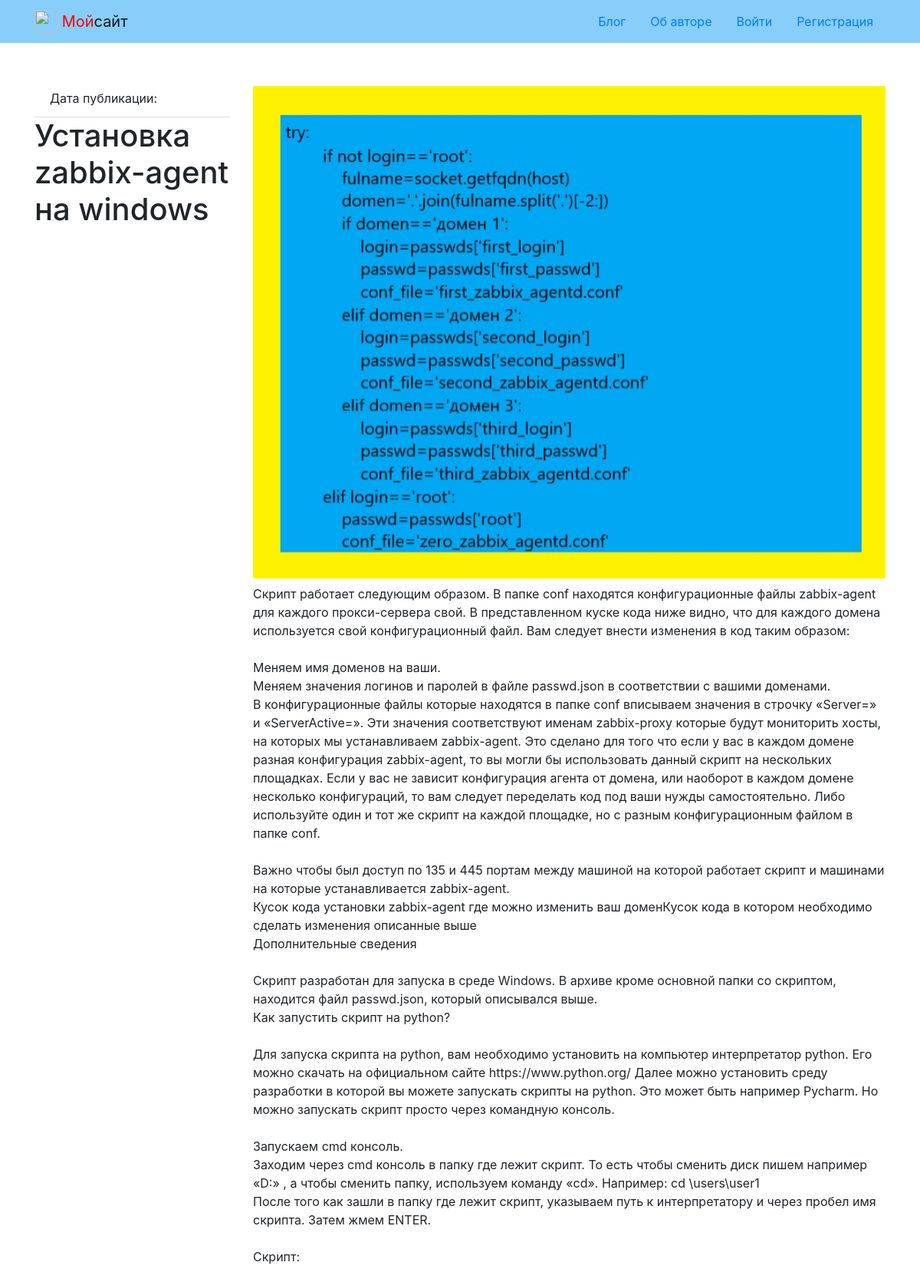
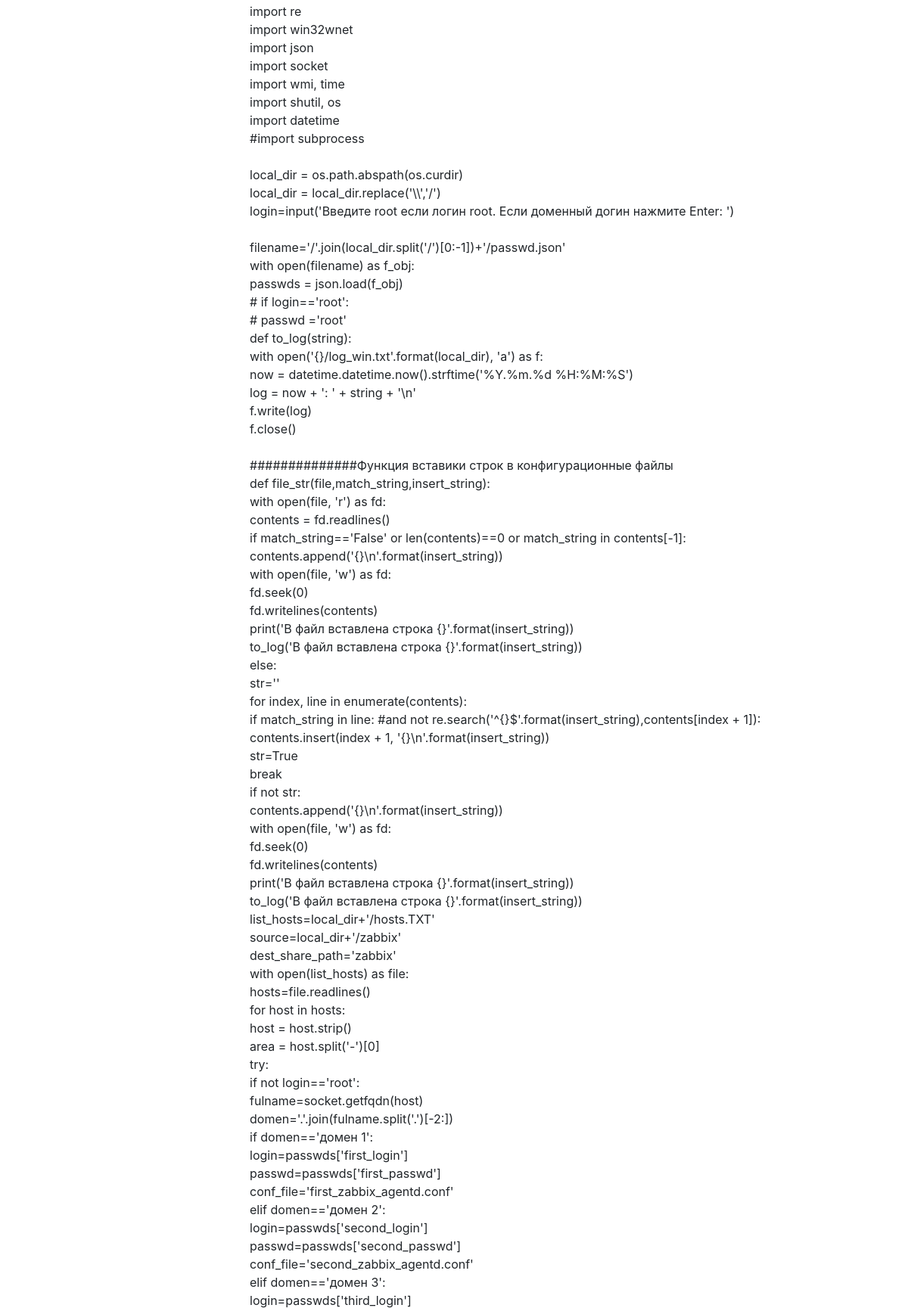
Page /blog/windows-zabbix-agent/ (upper part) on the committed database (2 pictures, top to bottom).
### blog/models.py (models this page shows, shortened)
class MyScripts(models.Model):
    title = models.CharField(
        max_length=200,
        verbose_name='Имя скрипта',
        help_text='Поле для ввода имени скрипта')
    slug = models.SlugField(
        max_length=200,
        unique=True,
        db_index=True,
        verbose_name='slug',
        help_text='Поле для ввода slug')
    text = models.TextField(
        verbose_name='техт скрипта',
        help_text='Поле для ввода техта скрипта')
    pub_date = models.DateTimeField(auto_now_add=True,
                                    verbose_name='Дата публикации',
                                    help_text='Дата публикации')
    author = models.ForeignKey(
        User,
        on_delete=models.CASCADE,
        related_name='myscripts',
        verbose_name='Автор публикации',
        help_text='автор публикации')
    image = models.ImageField(
        'Картинка',
        upload_to='blog/',
        blank=True,
        null=True,
        help_text='Загрузите картинку'
    )

### blog/views.py (the view)
# urls.py: path('<slug:slug>/', views.script_detail, name='script_detail'),
def script_detail(request, slug):
    form = CommentForm()
    myscript = get_object_or_404(MyScripts, slug=slug)
    comments = myscript.comments_blog.all()
    myscript_title = myscript.text
    owner_of_post = request.user == myscript.author
    context = {'myscript': myscript, 'myscript_title': myscript_title,
               'owner_of_post': owner_of_post, 'form': form,
               'comments': comments, }
    return render(request, 'blog/script_detail.html', context)

### core/context_processors/year.py (called while the page is built)
def year(request):
    return {'year': dt.datetime.now().year}

### templates/blog/script_detail.html (shortened to what this page needs)
{% extends 'base.html' %}
{% block content %}
{% load thumbnail %}
  <div class="container py-5">
      <div class="row">
        <aside class="col-12 col-md-3">
          <ul class="list-group list-group-flush">
            <li class="list-group-item">
              Дата публикации: {{ post.pub_date|date:"d E Y" }}
            </li>
            <h1>{{ myscript.title }}</h1>
          </ul>
        </aside>
        <article class="col-12 col-md-9">
          {% thumbnail myscript.image "600x339" crop="center" upscale=True as im %}
          <img class="card-img my-2" src="{{ im.url }}">
          {% endthumbnail %}
          <p>{{ myscript.text | linebreaksbr}}</p>
{% load user_filters %}
        </article>
      </div>
{% endblock %}

### rows in the picture
MyScripts: title "Установка zabbix-agent на windows", text "Скрипт работает следующим образом. В папке conf находятся конфигурационные файлы zabbix-agent для каждого прокси-сервера свой. В представленном куске кода ниже видно, что для каждого домена используется свой конфигурационный файл. Вам следует внести изменения в код таким образом: Меняем имя доменов на ваши. Меняем значения логинов и паролей в файле passwd.json в соответствии с вашими доменами. В конфигурационные файлы которые находятся в папке conf вписываем значения в строчку «Server=» и «ServerActive=». Эти значения соответствуют именам zabbix-proxy которые будут мониторить хосты, на которых мы устанавливаем zabbix-agent. Это сделано для того что если у вас в каждом домене разная…"
